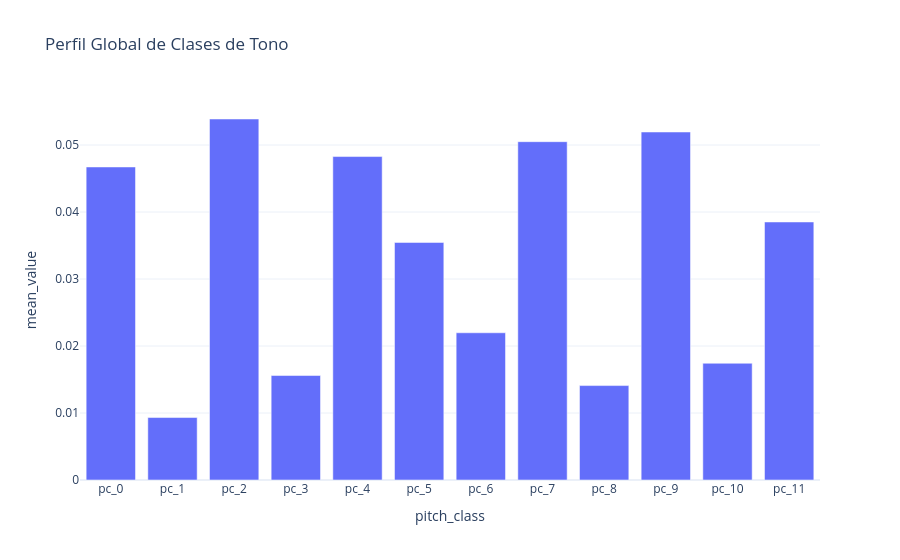

Write notebook code for a chart like this one.
### Markdown cell above
## 8. Perfil Global de Clases de Tono

### Code cell
pc_cols = [f"pc_{i}" for i in range(12)]
pc_mean = df[pc_cols].mean().reset_index()
pc_mean.columns = ["pitch_class", "mean_value"]

fig = px.bar(
    pc_mean,
    x="pitch_class",
    y="mean_value",
    title="Perfil Global de Clases de Tono"
)

fig.show()

### Figure 1 — Plotly figure (JSON) as saved in the notebook; plotly's stock layout.template omitted (floating-point values rounded to 4 significant figures)
{"data": [{"hovertemplate": "pitch_class=%{x}<br>mean_value=%{y}<extra></extra>", "legendgroup": "", "marker": {"color": "#636efa", "pattern": {"shape": ""}}, "name": "", "orientation": "v", "showlegend": false, "textposition": "auto", "type": "bar", "x": ["pc_0", "pc_1", "pc_2", "pc_3", "pc_4", "pc_5", "pc_6", "pc_7", "pc_8", "pc_9", "pc_10", "pc_11"], "xaxis": "x", "y": [0.04672, 0.009322, 0.05388, 0.01559, 0.04828, 0.03546, 0.02197, 0.0505, 0.01409, 0.05194, 0.01742, 0.03851], "yaxis": "y"}], "layout": {"barmode": "relative", "legend": {"tracegroupgap": 0}, "title": {"text": "Perfil Global de Clases de Tono"}, "xaxis": {"anchor": "y", "domain": [0, 1], "title": {"text": "pitch_class"}}, "yaxis": {"anchor": "x", "domain": [0, 1], "title": {"text": "mean_value"}}}}
